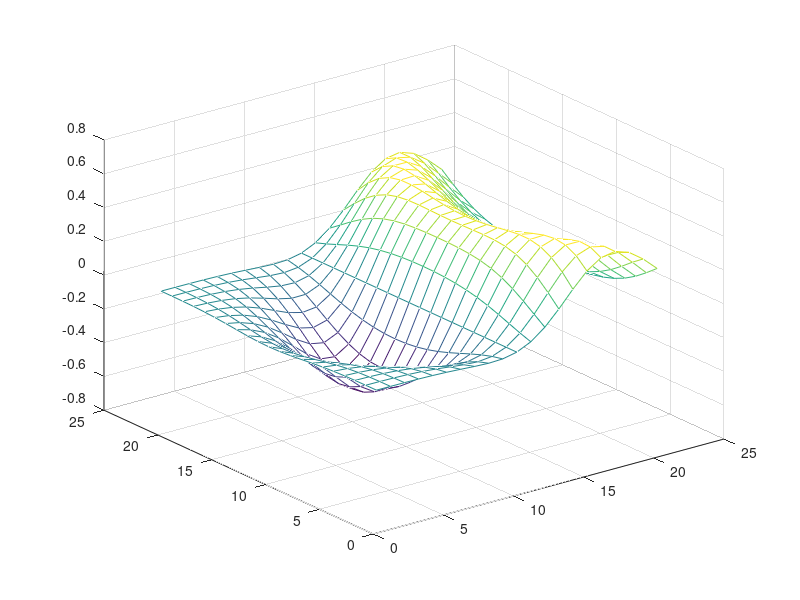
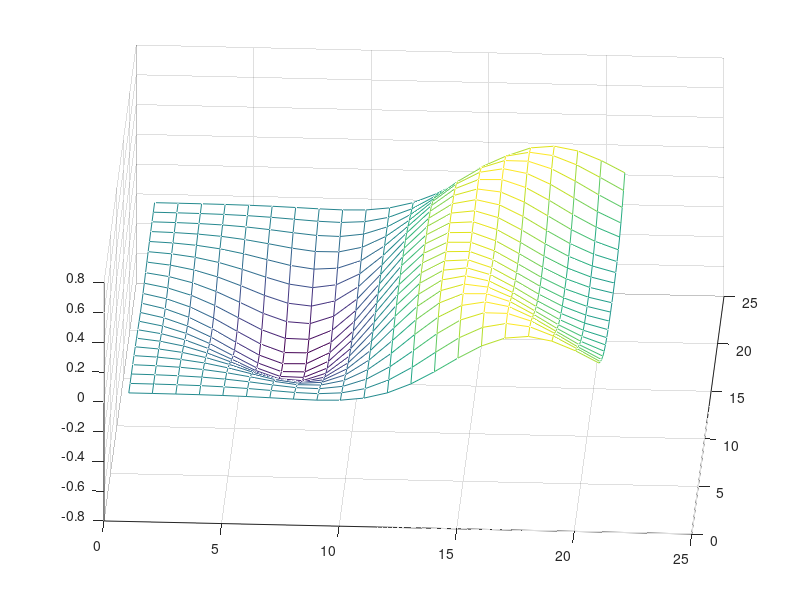
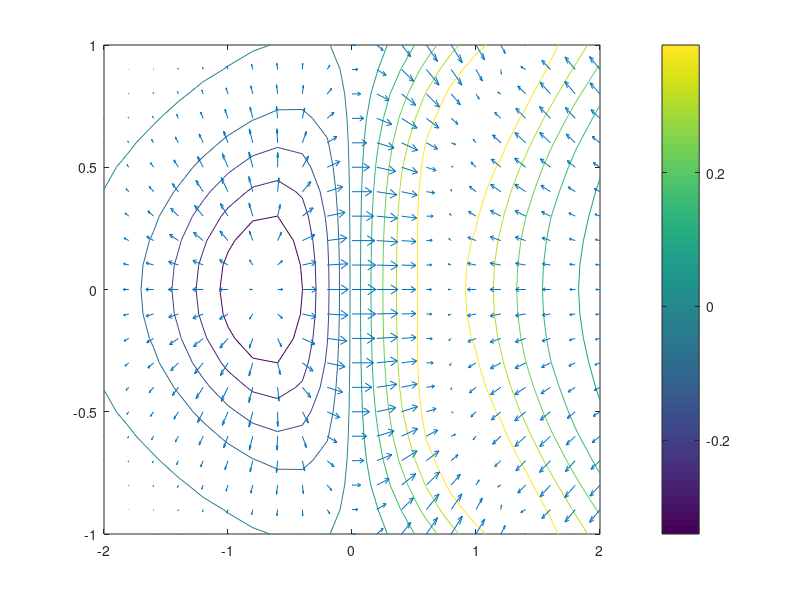

Write MATLAB code to recreate these figures, in order.
z = @(x , y) x.*exp(-((x-y.^2).^2 + y.^2)) ;

% (a)
[x , y] = meshgrid(-2:4/20:2 , -1:2/20:1) ;

% (b)
mesh(z(x , y)) ;

% (c)
figure
el = 45 ; % pi/4
for az=-pi:pi/10:pi 
    mesh(z(x , y)) , view(az , el)
    pause(0.5)
end

% (d)
figure
V = z(x , y) ;
[dx , dy] = gradient(V , 0.2 , 0.2) ;
contour(x , y , V)
hold on
quiver(x , y , dx , dy)
hold on
colorbar
hold off

% (e)
% Gradient field is a field to see the maximum change of a function at
% arbitrary points.
